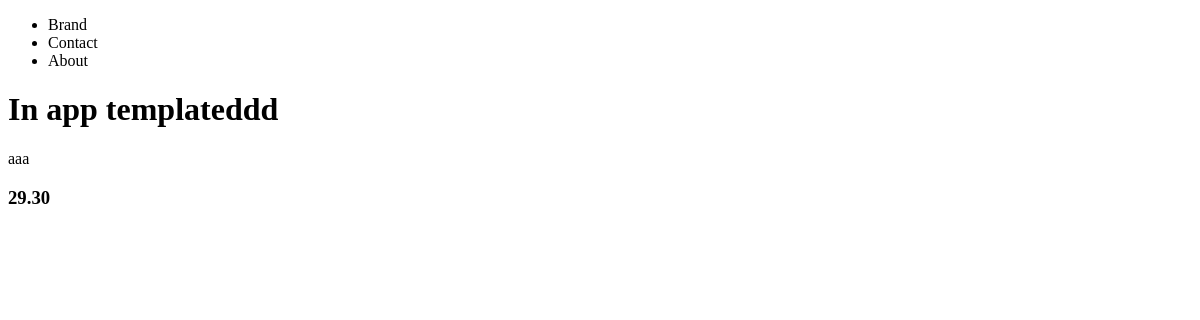
Before: /product/ with the older database file.
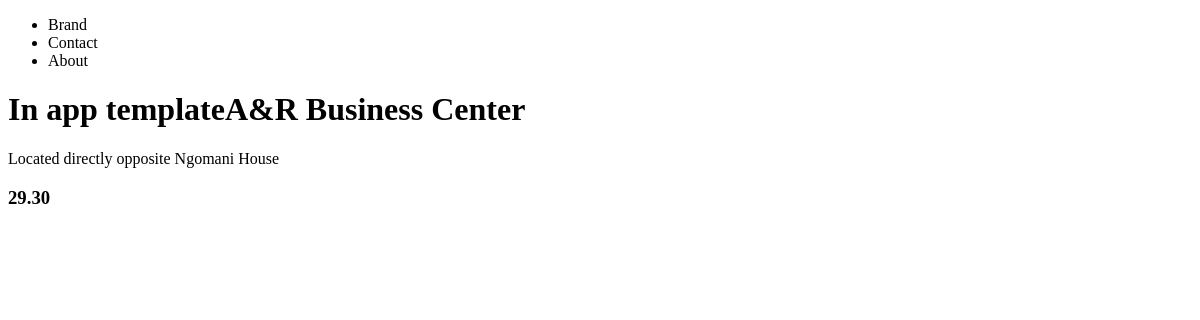
After: the same page with the newer database file.
### products/models.py (models this page shows)
class Product(models.Model):
    title = models.CharField(max_length=120)  # max_length must be defined
    description = models.TextField(blank=False, null=True)
    price = models.DecimalField(max_digits=1000, decimal_places=2)
    summary = models.TextField(blank=False, null=False)
    featured = models.BooleanField(default=False)

### products/views.py (the view)
# urls.py: path('product/', product_detail_view)
def product_detail_view(request):
    obj = Product.objects.get(id=2)
    context = {
        'object': obj
    }
    return render(request, "products/product_detail.html", context)

### products/templates/products/product_detail.html
{% extends 'base.html'%}
{% block content%}
<h1> In app template{{object.title}}</h1>
<p> {{object.description}}</p>
<h3>{{object.price}}</h3>
{% endblock%}

### templates/base.html (shortened to what this page needs)
<!DOCTYPE html>
<html lang="en">
<head>
</head>
<body>
{% include 'navbar.html' %}
{% block content %}{% endblock %}
</body>
</html>

### templates/navbar.html
<nav>
  <ul>
    <li> Brand </li>
    <li> Contact </li>
    <li> About </li>
  </ul>
</nav>

Changed rows visible on the page:
changed Product: title "ddd" → "A&R Business Center"; description "aaa" → "Located directly opposite Ngomani House"
